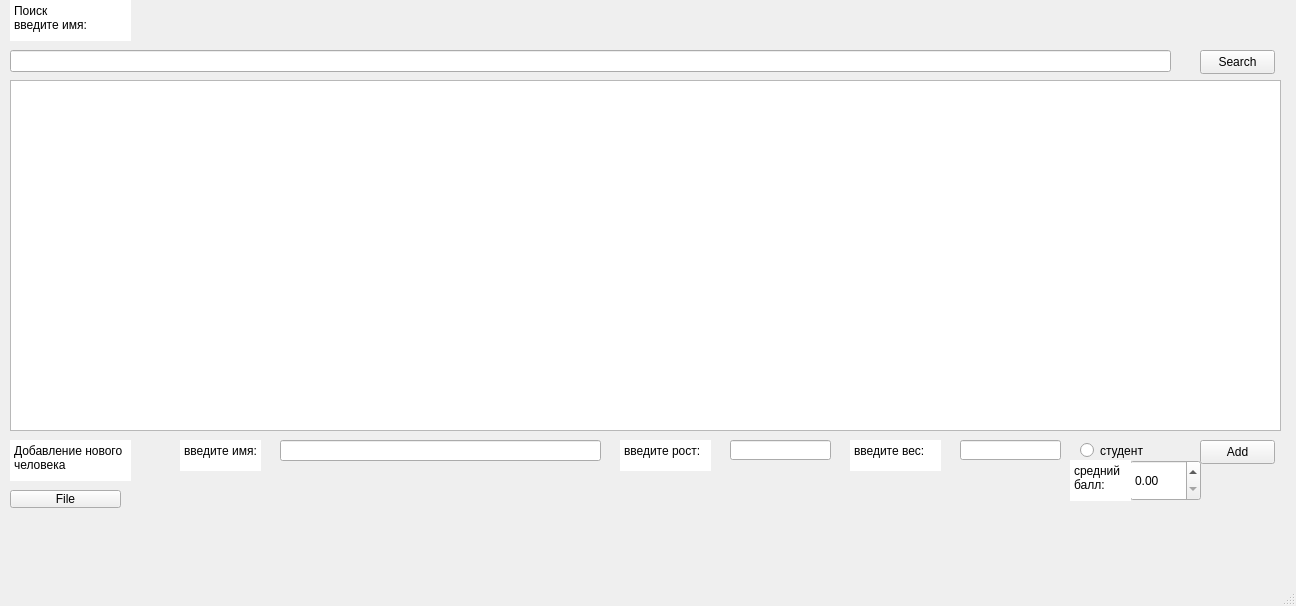
<?xml version="1.0" encoding="UTF-8"?>
<ui version="4.0">
 <class>MainWindow</class>
 <widget class="QMainWindow" name="MainWindow">
  <property name="geometry">
   <rect>
    <x>0</x>
    <y>0</y>
    <width>1296</width>
    <height>606</height>
   </rect>
  </property>
  <property name="windowTitle">
   <string>MainWindow</string>
  </property>
  <widget class="QWidget" name="centralwidget">
   <widget class="MyTextBrowser" name="textBrowser">
    <property name="geometry">
     <rect>
      <x>10</x>
      <y>80</y>
      <width>1271</width>
      <height>351</height>
     </rect>
    </property>
   </widget>
   <widget class="QLineEdit" name="lineEdit_search">
    <property name="geometry">
     <rect>
      <x>10</x>
      <y>50</y>
      <width>1161</width>
      <height>22</height>
     </rect>
    </property>
    <property name="text">
     <string comment="Введите имя" extracomment="Введите имя"/>
    </property>
    <property name="frame">
     <bool>true</bool>
    </property>
   </widget>
   <widget class="QPushButton" name="pushButton_search">
    <property name="geometry">
     <rect>
      <x>1200</x>
      <y>50</y>
      <width>75</width>
      <height>24</height>
     </rect>
    </property>
    <property name="cursor">
     <cursorShape>WhatsThisCursor</cursorShape>
    </property>
    <property name="text">
     <string>Search</string>
    </property>
   </widget>
   <widget class="QPlainTextEdit" name="plainTextEdit">
    <property name="enabled">
     <bool>true</bool>
    </property>
    <property name="geometry">
     <rect>
      <x>10</x>
      <y>0</y>
      <width>121</width>
      <height>41</height>
     </rect>
    </property>
    <property name="frameShape">
     <enum>QFrame::Shape::NoFrame</enum>
    </property>
    <property name="frameShadow">
     <enum>QFrame::Shadow::Raised</enum>
    </property>
    <property name="plainText">
     <string>Поиск
введите имя:</string>
    </property>
    <property name="backgroundVisible">
     <bool>false</bool>
    </property>
   </widget>
   <widget class="QLineEdit" name="lineEdit_name">
    <property name="geometry">
     <rect>
      <x>280</x>
      <y>440</y>
      <width>321</width>
      <height>21</height>
     </rect>
    </property>
   </widget>
   <widget class="QLineEdit" name="lineEdit_weight">
    <property name="geometry">
     <rect>
      <x>730</x>
      <y>440</y>
      <width>101</width>
      <height>20</height>
     </rect>
    </property>
   </widget>
   <widget class="QLineEdit" name="lineEdit_height">
    <property name="geometry">
     <rect>
      <x>960</x>
      <y>440</y>
      <width>101</width>
      <height>20</height>
     </rect>
    </property>
   </widget>
   <widget class="QPushButton" name="pushButton_write">
    <property name="geometry">
     <rect>
      <x>1200</x>
      <y>440</y>
      <width>75</width>
      <height>24</height>
     </rect>
    </property>
    <property name="text">
     <string>Add</string>
    </property>
   </widget>
   <widget class="QPlainTextEdit" name="plainTextEdit_2">
    <property name="enabled">
     <bool>true</bool>
    </property>
    <property name="geometry">
     <rect>
      <x>180</x>
      <y>440</y>
      <width>81</width>
      <height>31</height>
     </rect>
    </property>
    <property name="frameShape">
     <enum>QFrame::Shape::NoFrame</enum>
    </property>
    <property name="frameShadow">
     <enum>QFrame::Shadow::Raised</enum>
    </property>
    <property name="plainText">
     <string>введите имя:</string>
    </property>
    <property name="backgroundVisible">
     <bool>false</bool>
    </property>
   </widget>
   <widget class="QPlainTextEdit" name="plainTextEdit_3">
    <property name="enabled">
     <bool>true</bool>
    </property>
    <property name="geometry">
     <rect>
      <x>620</x>
      <y>440</y>
      <width>91</width>
      <height>31</height>
     </rect>
    </property>
    <property name="frameShape">
     <enum>QFrame::Shape::NoFrame</enum>
    </property>
    <property name="frameShadow">
     <enum>QFrame::Shadow::Raised</enum>
    </property>
    <property name="plainText">
     <string>введите рост:</string>
    </property>
    <property name="backgroundVisible">
     <bool>false</bool>
    </property>
   </widget>
   <widget class="QPlainTextEdit" name="plainTextEdit_4">
    <property name="enabled">
     <bool>true</bool>
    </property>
    <property name="geometry">
     <rect>
      <x>850</x>
      <y>440</y>
      <width>91</width>
      <height>31</height>
     </rect>
    </property>
    <property name="frameShape">
     <enum>QFrame::Shape::NoFrame</enum>
    </property>
    <property name="frameShadow">
     <enum>QFrame::Shadow::Raised</enum>
    </property>
    <property name="plainText">
     <string>введите вес:</string>
    </property>
    <property name="backgroundVisible">
     <bool>false</bool>
    </property>
   </widget>
   <widget class="QPlainTextEdit" name="plainTextEdit_5">
    <property name="enabled">
     <bool>true</bool>
    </property>
    <property name="geometry">
     <rect>
      <x>10</x>
      <y>440</y>
      <width>121</width>
      <height>41</height>
     </rect>
    </property>
    <property name="frameShape">
     <enum>QFrame::Shape::NoFrame</enum>
    </property>
    <property name="frameShadow">
     <enum>QFrame::Shadow::Raised</enum>
    </property>
    <property name="plainText">
     <string>Добавление нового человека</string>
    </property>
    <property name="backgroundVisible">
     <bool>false</bool>
    </property>
   </widget>
   <widget class="QRadioButton" name="radioButton_student">
    <property name="geometry">
     <rect>
      <x>1080</x>
      <y>440</y>
      <width>71</width>
      <height>21</height>
     </rect>
    </property>
    <property name="text">
     <string>студент</string>
    </property>
   </widget>
   <widget class="QDoubleSpinBox" name="doubleSpinBox">
    <property name="geometry">
     <rect>
      <x>1130</x>
      <y>460</y>
      <width>71</width>
      <height>41</height>
     </rect>
    </property>
   </widget>
   <widget class="QPlainTextEdit" name="plainTextEdit_6">
    <property name="enabled">
     <bool>true</bool>
    </property>
    <property name="geometry">
     <rect>
      <x>1070</x>
      <y>460</y>
      <width>61</width>
      <height>41</height>
     </rect>
    </property>
    <property name="frameShape">
     <enum>QFrame::Shape::NoFrame</enum>
    </property>
    <property name="frameShadow">
     <enum>QFrame::Shadow::Raised</enum>
    </property>
    <property name="plainText">
     <string>средний балл:</string>
    </property>
    <property name="backgroundVisible">
     <bool>false</bool>
    </property>
   </widget>
   <widget class="QPushButton" name="pushButton_browse">
    <property name="geometry">
     <rect>
      <x>10</x>
      <y>490</y>
      <width>111</width>
      <height>18</height>
     </rect>
    </property>
    <property name="text">
     <string>File</string>
    </property>
   </widget>
  </widget>
  <widget class="QMenuBar" name="menubar">
   <property name="geometry">
    <rect>
     <x>0</x>
     <y>0</y>
     <width>1296</width>
     <height>17</height>
    </rect>
   </property>
  </widget>
  <widget class="QStatusBar" name="statusbar"/>
 </widget>
 <customwidgets>
  <customwidget>
   <class>MyTextBrowser</class>
   <extends>QTextBrowser</extends>
   <header>mytextbrowser.h</header>
  </customwidget>
 </customwidgets>
 <resources/>
 <connections/>
</ui>
